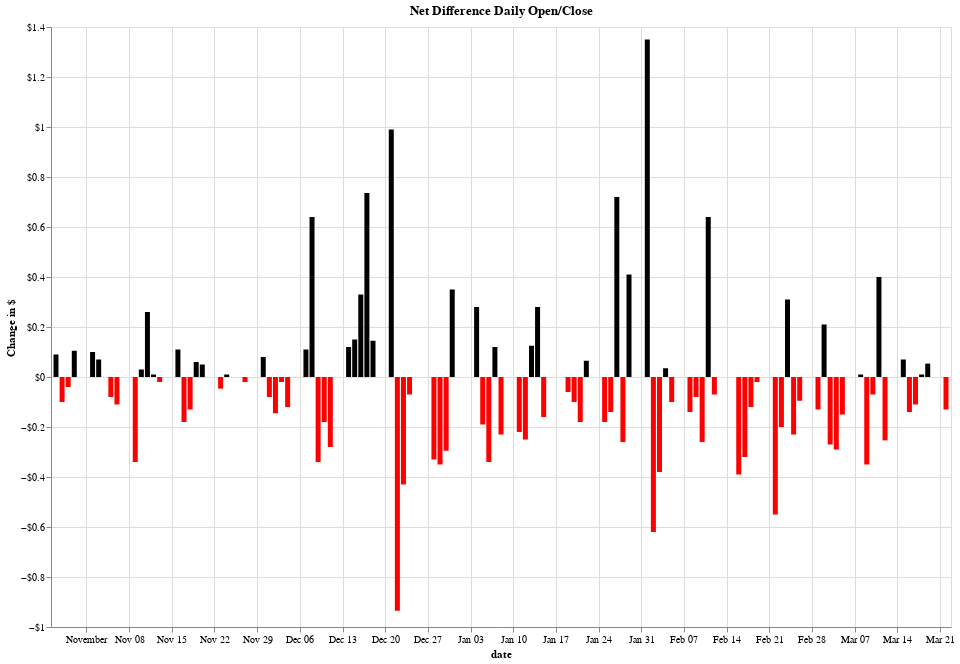

Notebook cell for this chart:
### Code cell
chart2 = alt.Chart(df_posneg).mark_bar().encode(
    x="date:T",
    y=alt.Y('diff:Q', axis=alt.Axis(format='$', title='Change in $')),
    tooltip=['diff:Q','date:T'],
    color=alt.condition(
        alt.datum.diff > 0,
        alt.value("black"),  # The positive color
        alt.value("red")  # The negative color
    )).properties(width=900,height=600,title='Net Difference Daily Open/Close').interactive()
chart2

### Figure 1 — Vega-Lite specification as saved in the notebook (floating-point values rounded to 4 significant figures)
{"config": {"view": {"continuousWidth": 400, "continuousHeight": 300}}, "data": {"name": "data-956453121fded6beee37e1ef87307326"}, "mark": "bar", "encoding": {"color": {"condition": {"value": "black", "test": "(datum.diff > 0)"}, "value": "red"}, "tooltip": [{"type": "quantitative", "field": "diff"}, {"type": "temporal", "field": "date"}], "x": {"type": "temporal", "field": "date"}, "y": {"type": "quantitative", "axis": {"format": "$", "title": "Change in $"}, "field": "diff"}}, "height": 600, "selection": {"selector020": {"type": "interval", "bind": "scales", "encodings": ["x", "y"]}}, "title": "Net Difference Daily Open/Close", "width": 900, "$schema": "https://vega.github.io/schema/vega-lite/v4.8.1.json", "datasets": {"data-956453121fded6beee37e1ef87307326": [{"date": "2021-03-22", "diff": -0.13}, {"date": "2021-03-19", "diff": 0.0535}, {"date": "2021-03-18", "diff": 0.01}, {"date": "2021-03-17", "diff": -0.11}, {"date": "2021-03-16", "diff": -0.14}, {"date": "2021-03-15", "diff": 0.07}, {"date": "2021-03-12", "diff": -0.2535}, {"date": "2021-03-11", "diff": 0.4}, {"date": "2021-03-10", "diff": -0.07}, {"date": "2021-03-09", "diff": -0.35}, {"date": "2021-03-08", "diff": 0.01}, {"date": "2021-03-05", "diff": -0.15}, {"date": "2021-03-04", "diff": -0.29}, {"date": "2021-03-03", "diff": -0.27}, {"date": "2021-03-02", "diff": 0.21}, {"date": "2021-03-01", "diff": -0.13}, {"date": "2021-02-26", "diff": -0.095}, {"date": "2021-02-25", "diff": -0.23}, {"date": "2021-02-24", "diff": 0.31}, {"date": "2021-02-23", "diff": -0.2}, {"date": "2021-02-22", "diff": -0.55}, {"date": "2021-02-19", "diff": -0.02}, {"date": "2021-02-18", "diff": -0.12}, {"date": "2021-02-17", "diff": -0.32}, {"date": "2021-02-16", "diff": -0.39}, {"date": "2021-02-12", "diff": -0.07}, {"date": "2021-02-11", "diff": 0.64}, {"date": "2021-02-10", "diff": -0.26}, {"date": "2021-02-09", "diff": -0.08}, {"date": "2021-02-08", "diff": -0.14}, {"date": "2021-02-05", "diff": -0.1}, {"date": "2021-02-04", "diff": 0.035}, {"date": "2021-02-03", "diff": -0.38}, {"date": "2021-02-02", "diff": -0.62}, {"date": "2021-02-01", "diff": 1.35}, {"date": "2021-01-29", "diff": 0.41}, {"date": "2021-01-28", "diff": -0.26}, {"date": "2021-01-27", "diff": 0.72}, {"date": "2021-01-26", "diff": -0.14}, {"date": "2021-01-25", "diff": -0.18}, {"date": "2021-01-22", "diff": 0.065}, {"date": "2021-01-21", "diff": -0.18}, {"date": "2021-01-20", "diff": -0.1}, {"date": "2021-01-19", "diff": -0.06}, {"date": "2021-01-15", "diff": -0.16}, {"date": "2021-01-14", "diff": 0.28}, {"date": "2021-01-13", "diff": 0.125}, {"date": "2021-01-12", "diff": -0.25}, {"date": "2021-01-11", "diff": -0.22}, {"date": "2021-01-08", "diff": -0.23}, {"date": "2021-01-07", "diff": 0.12}, {"date": "2021-01-06", "diff": -0.34}, {"date": "2021-01-05", "diff": -0.19}, {"date": "2021-01-04", "diff": 0.28}, {"date": "2020-12-31", "diff": 0.35}, {"date": "2020-12-30", "diff": -0.295}, {"date": "2020-12-29", "diff": -0.35}, {"date": "2020-12-28", "diff": -0.33}, {"date": "2020-12-24", "diff": -0.07}, {"date": "2020-12-23", "diff": -0.43}, {"date": "2020-12-22", "diff": -0.935}, {"date": "2020-12-21", "diff": 0.99}, {"date": "2020-12-18", "diff": 0.145}, {"date": "2020-12-17", "diff": 0.7365}, {"date": "2020-12-16", "diff": 0.33}, {"date": "2020-12-15", "diff": 0.15}, {"date": "2020-12-14", "diff": 0.12}, {"date": "2020-12-11", "diff": -0.28}, {"date": "2020-12-10", "diff": -0.18}, {"date": "2020-12-09", "diff": -0.34}, {"date": "2020-12-08", "diff": 0.64}, {"date": "2020-12-07", "diff": 0.11}, {"date": "2020-12-04", "diff": -0.12}, {"date": "2020-12-03", "diff": -0.02}, {"date": "2020-12-02", "diff": -0.145}, {"date": "2020-12-01", "diff": -0.08}, {"date": "2020-11-30", "diff": 0.08}, {"date": "2020-11-27", "diff": -0.02}, {"date": "2020-11-25", "diff": 0.0}, {"date": "2020-11-24", "diff": 0.01}, {"date": "2020-11-23", "diff": -0.0464}, {"date": "2020-11-20", "diff": 0.05}, {"date": "2020-11-19", "diff": 0.06}, {"date": "2020-11-18", "diff": -0.13}, {"date": "2020-11-17", "diff": -0.18}, {"date": "2020-11-16", "diff": 0.11}, {"date": "2020-11-13", "diff": -0.02}, {"date": "2020-11-12", "diff": 0.01}, {"date": "2020-11-11", "diff": 0.26}, {"date": "2020-11-10", "diff": 0.03}, {"date": "2020-11-09", "diff": -0.34}, {"date": "2020-11-06", "diff": -0.11}, {"date": "2020-11-05", "diff": -0.08}, {"date": "2020-11-04", "diff": 0.0}, {"date": "2020-11-03", "diff": 0.07}, {"date": "2020-11-02", "diff": 0.1}, {"date": "2020-10-30", "diff": 0.105}, {"date": "2020-10-29", "diff": -0.04}, {"date": "2020-10-28", "diff": -0.1}, {"date": "2020-10-27", "diff": 0.09}]}}
